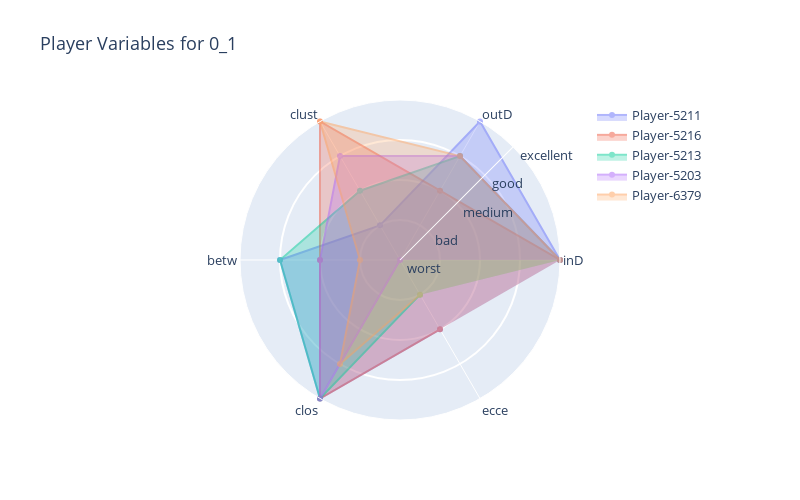
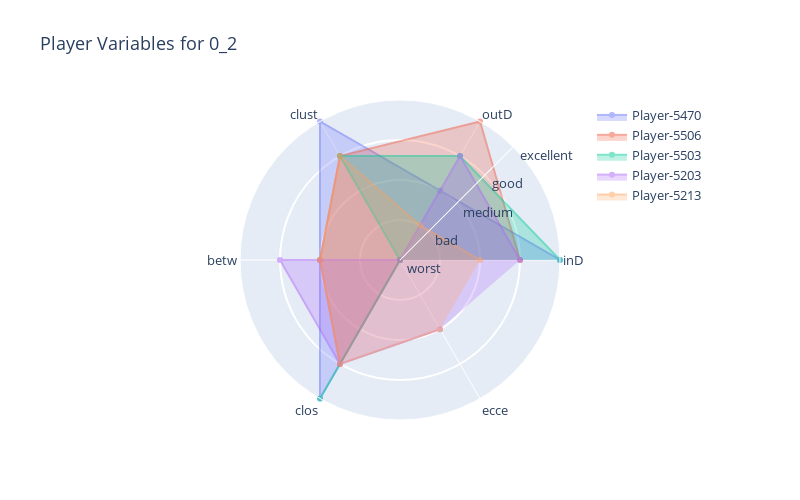
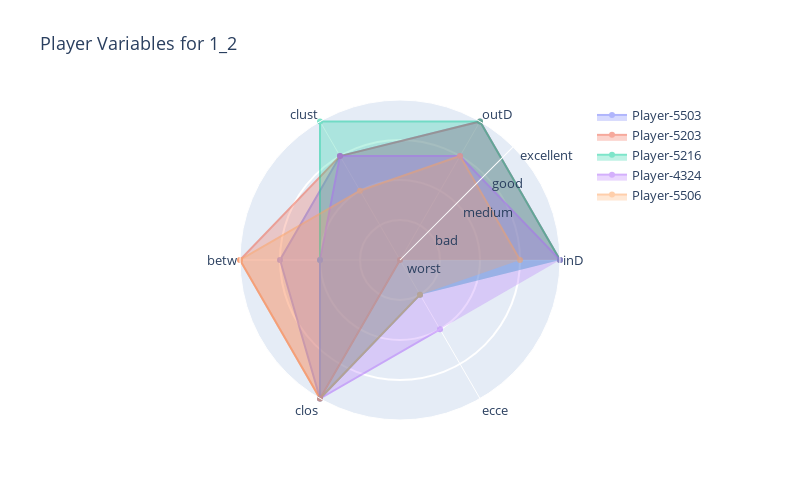
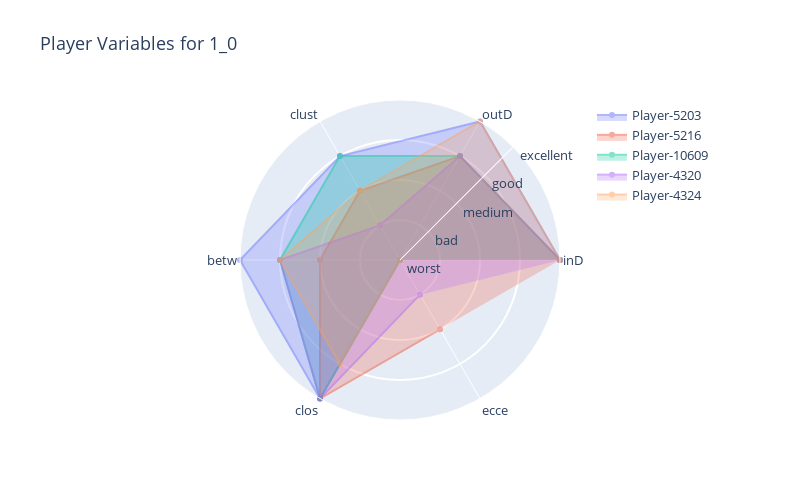

These figures' notebook cell, in order:
### Code cell
#Total
tableTotal = dictToTables(finalDict, uniqueScores)
for score in tableTotal:
    tableTotalTrans = transformClassColumns(tableTotal[score], catValues)
    tableTotalTransTop5 = filterTopRowsBySum(tableTotalTrans, topN=5)
    createPolarPlot(tableTotalTransTop5, score)

### Figure 1 — Plotly figure (JSON) as saved in the notebook; plotly's stock layout.template omitted (floating-point values rounded to 4 significant figures)
{"data": [{"fill": "toself", "name": "Player-5211", "opacity": 0.5, "r": [4, 4, 1, 3, 4, 2], "showlegend": true, "theta": ["inD", "outD", "clust", "betw", "clos", "ecce"], "type": "scatterpolar"}, {"fill": "toself", "name": "Player-5216", "opacity": 0.5, "r": [4, 2, 4, 2, 4, 2], "showlegend": true, "theta": ["inD", "outD", "clust", "betw", "clos", "ecce"], "type": "scatterpolar"}, {"fill": "toself", "name": "Player-5213", "opacity": 0.5, "r": [4, 3, 2, 3, 4, 1], "showlegend": true, "theta": ["inD", "outD", "clust", "betw", "clos", "ecce"], "type": "scatterpolar"}, {"fill": "toself", "name": "Player-5203", "opacity": 0.5, "r": [4, 3, 3, 2, 4, 0], "showlegend": true, "theta": ["inD", "outD", "clust", "betw", "clos", "ecce"], "type": "scatterpolar"}, {"fill": "toself", "name": "Player-6379", "opacity": 0.5, "r": [4, 3, 4, 1, 3, 1], "showlegend": true, "theta": ["inD", "outD", "clust", "betw", "clos", "ecce"], "type": "scatterpolar"}], "layout": {"font": {"size": 13}, "height": 500, "legend": {"x": 0.8, "xanchor": "left", "y": 1, "yanchor": "top"}, "polar": {"radialaxis": {"angle": 45, "gridwidth": 2, "range": [0, 4], "tickangle": 45, "ticktext": ["worst", "bad", "medium", "good", "excellent"], "tickvals": [0, 1, 2, 3, 4], "tickwidth": 10, "visible": true}}, "title": {"text": "Player Variables for 0_1"}, "width": 800}}

### Figure 2 — Plotly figure (JSON) as saved in the notebook; plotly's stock layout.template omitted (floating-point values rounded to 4 significant figures)
{"data": [{"fill": "toself", "name": "Player-5470", "opacity": 0.5, "r": [4, 2, 4, 2, 4, 0], "showlegend": true, "theta": ["inD", "outD", "clust", "betw", "clos", "ecce"], "type": "scatterpolar"}, {"fill": "toself", "name": "Player-5506", "opacity": 0.5, "r": [3, 4, 3, 2, 3, 0], "showlegend": true, "theta": ["inD", "outD", "clust", "betw", "clos", "ecce"], "type": "scatterpolar"}, {"fill": "toself", "name": "Player-5503", "opacity": 0.5, "r": [4, 3, 3, 0, 4, 0], "showlegend": true, "theta": ["inD", "outD", "clust", "betw", "clos", "ecce"], "type": "scatterpolar"}, {"fill": "toself", "name": "Player-5203", "opacity": 0.5, "r": [3, 3, 0, 3, 3, 2], "showlegend": true, "theta": ["inD", "outD", "clust", "betw", "clos", "ecce"], "type": "scatterpolar"}, {"fill": "toself", "name": "Player-5213", "opacity": 0.5, "r": [2, 1, 3, 2, 3, 2], "showlegend": true, "theta": ["inD", "outD", "clust", "betw", "clos", "ecce"], "type": "scatterpolar"}], "layout": {"font": {"size": 13}, "height": 500, "legend": {"x": 0.8, "xanchor": "left", "y": 1, "yanchor": "top"}, "polar": {"radialaxis": {"angle": 45, "gridwidth": 2, "range": [0, 4], "tickangle": 45, "ticktext": ["worst", "bad", "medium", "good", "excellent"], "tickvals": [0, 1, 2, 3, 4], "tickwidth": 10, "visible": true}}, "title": {"text": "Player Variables for 0_2"}, "width": 800}}

### Figure 3 — Plotly figure (JSON) as saved in the notebook; plotly's stock layout.template omitted (floating-point values rounded to 4 significant figures)
{"data": [{"fill": "toself", "name": "Player-5503", "opacity": 0.5, "r": [4, 4, 3, 3, 4, 1], "showlegend": true, "theta": ["inD", "outD", "clust", "betw", "clos", "ecce"], "type": "scatterpolar"}, {"fill": "toself", "name": "Player-5203", "opacity": 0.5, "r": [4, 4, 3, 4, 4, 0], "showlegend": true, "theta": ["inD", "outD", "clust", "betw", "clos", "ecce"], "type": "scatterpolar"}, {"fill": "toself", "name": "Player-5216", "opacity": 0.5, "r": [4, 4, 4, 2, 4, 1], "showlegend": true, "theta": ["inD", "outD", "clust", "betw", "clos", "ecce"], "type": "scatterpolar"}, {"fill": "toself", "name": "Player-4324", "opacity": 0.5, "r": [4, 3, 3, 2, 4, 2], "showlegend": true, "theta": ["inD", "outD", "clust", "betw", "clos", "ecce"], "type": "scatterpolar"}, {"fill": "toself", "name": "Player-5506", "opacity": 0.5, "r": [3, 3, 2, 4, 4, 1], "showlegend": true, "theta": ["inD", "outD", "clust", "betw", "clos", "ecce"], "type": "scatterpolar"}], "layout": {"font": {"size": 13}, "height": 500, "legend": {"x": 0.8, "xanchor": "left", "y": 1, "yanchor": "top"}, "polar": {"radialaxis": {"angle": 45, "gridwidth": 2, "range": [0, 4], "tickangle": 45, "ticktext": ["worst", "bad", "medium", "good", "excellent"], "tickvals": [0, 1, 2, 3, 4], "tickwidth": 10, "visible": true}}, "title": {"text": "Player Variables for 1_2"}, "width": 800}}

### Figure 4 — Plotly figure (JSON) as saved in the notebook; plotly's stock layout.template omitted (floating-point values rounded to 4 significant figures)
{"data": [{"fill": "toself", "name": "Player-5203", "opacity": 0.5, "r": [4, 4, 3, 4, 4, 0], "showlegend": true, "theta": ["inD", "outD", "clust", "betw", "clos", "ecce"], "type": "scatterpolar"}, {"fill": "toself", "name": "Player-5216", "opacity": 0.5, "r": [4, 3, 2, 2, 4, 2], "showlegend": true, "theta": ["inD", "outD", "clust", "betw", "clos", "ecce"], "type": "scatterpolar"}, {"fill": "toself", "name": "Player-10609", "opacity": 0.5, "r": [4, 3, 3, 3, 4, 0], "showlegend": true, "theta": ["inD", "outD", "clust", "betw", "clos", "ecce"], "type": "scatterpolar"}, {"fill": "toself", "name": "Player-4320", "opacity": 0.5, "r": [4, 3, 1, 3, 4, 1], "showlegend": true, "theta": ["inD", "outD", "clust", "betw", "clos", "ecce"], "type": "scatterpolar"}, {"fill": "toself", "name": "Player-4324", "opacity": 0.5, "r": [4, 4, 2, 3, 3, 0], "showlegend": true, "theta": ["inD", "outD", "clust", "betw", "clos", "ecce"], "type": "scatterpolar"}], "layout": {"font": {"size": 13}, "height": 500, "legend": {"x": 0.8, "xanchor": "left", "y": 1, "yanchor": "top"}, "polar": {"radialaxis": {"angle": 45, "gridwidth": 2, "range": [0, 4], "tickangle": 45, "ticktext": ["worst", "bad", "medium", "good", "excellent"], "tickvals": [0, 1, 2, 3, 4], "tickwidth": 10, "visible": true}}, "title": {"text": "Player Variables for 1_0"}, "width": 800}}
